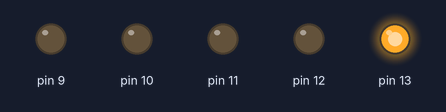
Simulated run of this sketch. Board: Arduino Uno, built with avr-gcc and run on an emulated ATmega328P. Shown: output pins drawn as LEDs (lit = HIGH).

Above: at 0.07 s.
At 0.37 s:
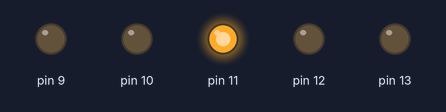
At 0.75 s:
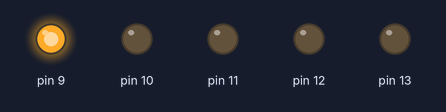
At 1.87 s:
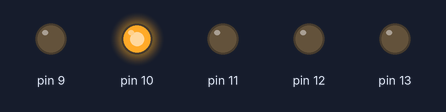
At 2.92 s:
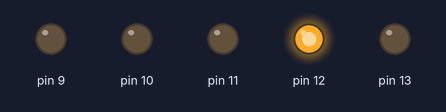
Timing chart, 0 to 3.2 s (numbered marks = the images above):
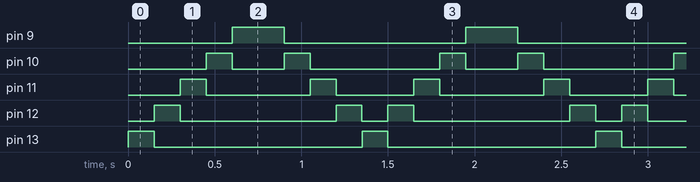

The sketch:

superMaquina.ino
```cpp
/**
   Sequencial de LEDs  (efeito Supermáquina)
   @author Eugenio Ramos Junior
*/

void setup() {
  Serial.begin(9600);

  pinMode(13, OUTPUT);
  pinMode(12, OUTPUT);
  pinMode(11, OUTPUT);
  pinMode(10, OUTPUT);
  pinMode(9, OUTPUT);
}

void loop() {
  int efeito = 150;

  for (int i = 13; i >= 9; i--) {
    digitalWrite(i, HIGH);
    delay(efeito);
    digitalWrite(i, LOW);
  }
  for (int i = 9; i<13; i++){
    digitalWrite(i, HIGH);
    delay(efeito);
    digitalWrite(i, LOW);
    }
}
```

Measured:
- by itself, pin 9: alternates HIGH for 0.30 s and LOW for 1.1 s
- by itself, pin 10: repeats every 1.4 s: LOW 0.30 s, HIGH 0.15 s, LOW 0.75 s, HIGH 0.15 s
- by itself, pin 11: repeats every 1.4 s: LOW 0.60 s, HIGH 0.15 s, LOW 0.45 s, HIGH 0.15 s
- by itself, pin 12: repeats every 1.4 s: LOW 0.90 s, HIGH 0.15 s, LOW 0.15 s, HIGH 0.15 s
- by itself, pin 13: alternates HIGH for 0.15 s and LOW for 1.2 s
